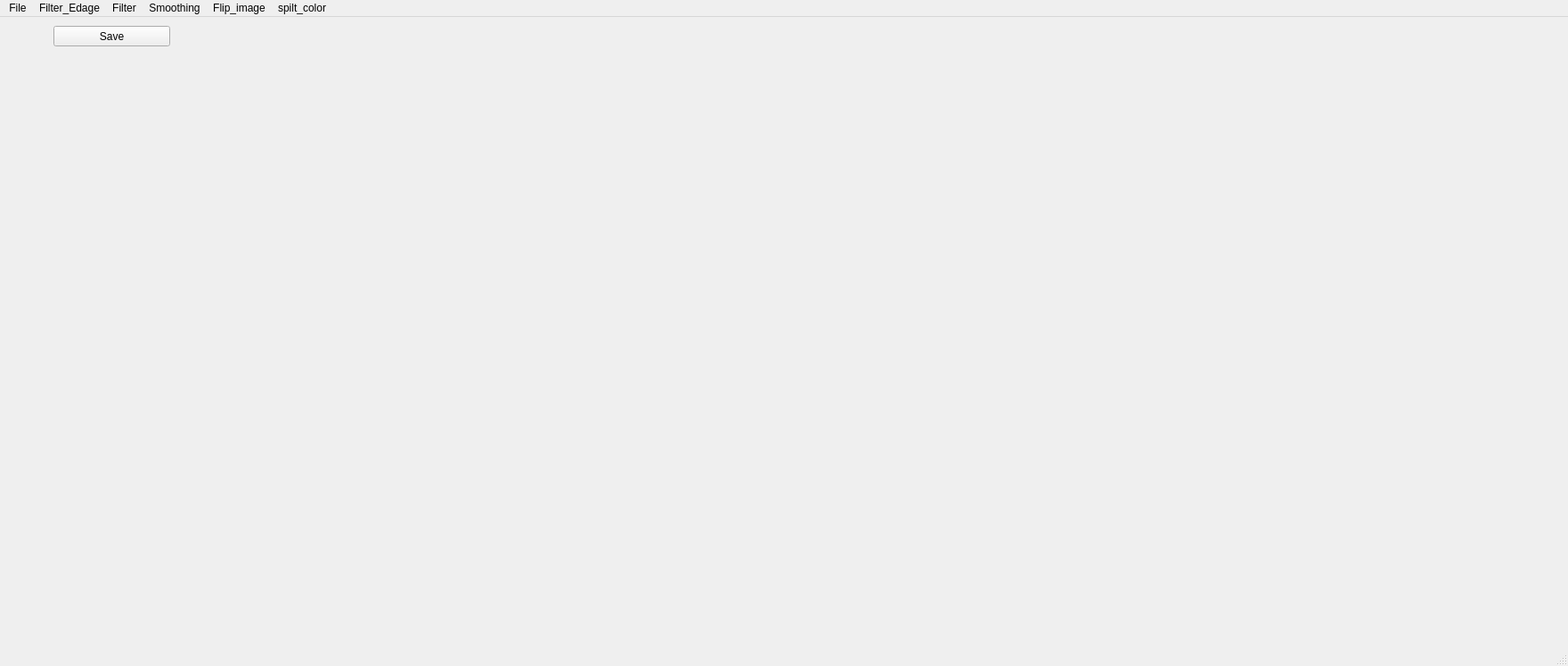
<?xml version="1.0" encoding="UTF-8"?>
<ui version="4.0">
 <class>MainWindow</class>
 <widget class="QMainWindow" name="MainWindow">
  <property name="geometry">
   <rect>
    <x>0</x>
    <y>0</y>
    <width>1760</width>
    <height>747</height>
   </rect>
  </property>
  <property name="windowTitle">
   <string>MainWindow</string>
  </property>
  <widget class="QWidget" name="centralwidget">
   <widget class="QLabel" name="label">
    <property name="geometry">
     <rect>
      <x>20</x>
      <y>50</y>
      <width>841</width>
      <height>631</height>
     </rect>
    </property>
    <property name="text">
     <string/>
    </property>
    <property name="scaledContents">
     <bool>true</bool>
    </property>
   </widget>
   <widget class="QLabel" name="label_2">
    <property name="geometry">
     <rect>
      <x>910</x>
      <y>50</y>
      <width>841</width>
      <height>631</height>
     </rect>
    </property>
    <property name="text">
     <string/>
    </property>
    <property name="scaledContents">
     <bool>true</bool>
    </property>
   </widget>
   <widget class="QPushButton" name="pushButton">
    <property name="geometry">
     <rect>
      <x>60</x>
      <y>10</y>
      <width>131</width>
      <height>23</height>
     </rect>
    </property>
    <property name="text">
     <string>Save</string>
    </property>
   </widget>
  </widget>
  <widget class="QMenuBar" name="menubar">
   <property name="geometry">
    <rect>
     <x>0</x>
     <y>0</y>
     <width>1760</width>
     <height>21</height>
    </rect>
   </property>
   <widget class="QMenu" name="menuFile">
    <property name="title">
     <string>File</string>
    </property>
    <addaction name="actionOpen"/>
    <addaction name="actionExit"/>
   </widget>
   <widget class="QMenu" name="menuFilter_smooth">
    <property name="title">
     <string>Filter_Edage</string>
    </property>
    <addaction name="actionsobel"/>
    <addaction name="actionroberts"/>
    <addaction name="actionscharr"/>
    <addaction name="actionprewitt"/>
    <addaction name="actionEdage_Enhance"/>
    <addaction name="actionEdage_Enhance_More"/>
    <addaction name="actionFind_Edage"/>
    <addaction name="actionCanny"/>
   </widget>
   <widget class="QMenu" name="menuBlur">
    <property name="title">
     <string>Filter</string>
    </property>
    <addaction name="actionMinFilter"/>
    <addaction name="actionContour"/>
    <addaction name="actionEmboss"/>
    <addaction name="actionsharpen"/>
    <addaction name="actionSepia"/>
    <addaction name="actionMaxFilter"/>
    <addaction name="actionMedianFilter"/>
   </widget>
   <widget class="QMenu" name="menuSmoothing">
    <property name="title">
     <string>Smoothing</string>
    </property>
    <addaction name="actionsmooth"/>
    <addaction name="actionsmooth_More"/>
    <addaction name="actionbilateralFlter"/>
    <addaction name="actionBlur_3"/>
    <addaction name="actionBox_BlUr"/>
    <addaction name="actionGaussianBlur_2"/>
   </widget>
   <widget class="QMenu" name="menuFlip_image">
    <property name="title">
     <string>Flip_image</string>
    </property>
    <addaction name="actionLeft_Right"/>
    <addaction name="actiontop_bootom"/>
    <addaction name="actionrotate_90"/>
   </widget>
   <widget class="QMenu" name="menuspilt_color">
    <property name="title">
     <string>spilt_color</string>
    </property>
    <addaction name="actionRed_image"/>
    <addaction name="actiongreen_image"/>
    <addaction name="actionBlue_image"/>
    <addaction name="actionGray_image"/>
   </widget>
   <addaction name="menuFile"/>
   <addaction name="menuFilter_smooth"/>
   <addaction name="menuBlur"/>
   <addaction name="menuSmoothing"/>
   <addaction name="menuFlip_image"/>
   <addaction name="menuspilt_color"/>
  </widget>
  <widget class="QStatusBar" name="statusbar"/>
  <action name="actionOpen">
   <property name="text">
    <string>Open</string>
   </property>
  </action>
  <action name="actionSave">
   <property name="text">
    <string>Save</string>
   </property>
  </action>
  <action name="actionExit">
   <property name="text">
    <string>Exit</string>
   </property>
  </action>
  <action name="actionsobel">
   <property name="text">
    <string>sobel</string>
   </property>
  </action>
  <action name="actionroberts">
   <property name="text">
    <string>roberts</string>
   </property>
  </action>
  <action name="actionscharr">
   <property name="text">
    <string>scharr</string>
   </property>
  </action>
  <action name="actionprewitt">
   <property name="text">
    <string>prewitt</string>
   </property>
  </action>
  <action name="actionBlur">
   <property name="text">
    <string>Blur</string>
   </property>
  </action>
  <action name="actionMinFilter">
   <property name="text">
    <string>MinFilter</string>
   </property>
  </action>
  <action name="actionContour">
   <property name="text">
    <string>Contour</string>
   </property>
  </action>
  <action name="actionDetail">
   <property name="text">
    <string>Detail</string>
   </property>
  </action>
  <action name="actionEmboss">
   <property name="text">
    <string>Emboss</string>
   </property>
  </action>
  <action name="actionsharpen">
   <property name="text">
    <string>sharpen</string>
   </property>
  </action>
  <action name="actionsmooth">
   <property name="text">
    <string>smooth</string>
   </property>
  </action>
  <action name="actionsmooth_More">
   <property name="text">
    <string>smooth_More</string>
   </property>
  </action>
  <action name="actionEdage_Enhance">
   <property name="text">
    <string>Edage_Enhance</string>
   </property>
  </action>
  <action name="actionEdage_Enhance_More">
   <property name="text">
    <string>Edage_Enhance_More</string>
   </property>
  </action>
  <action name="actionFind_Edage">
   <property name="text">
    <string>Find_Edage</string>
   </property>
  </action>
  <action name="actionLeft_Right">
   <property name="text">
    <string>Left_Right</string>
   </property>
  </action>
  <action name="actiontop_bootom">
   <property name="text">
    <string>top_bootom</string>
   </property>
  </action>
  <action name="actionrotate_90">
   <property name="text">
    <string>rotate_90</string>
   </property>
  </action>
  <action name="actionRed_image">
   <property name="text">
    <string>Red_image</string>
   </property>
  </action>
  <action name="actiongreen_image">
   <property name="text">
    <string>green_image</string>
   </property>
  </action>
  <action name="actionBlue_image">
   <property name="text">
    <string>Blue_image</string>
   </property>
  </action>
  <action name="actionSepia">
   <property name="text">
    <string>Sepia</string>
   </property>
  </action>
  <action name="actionBlur_2">
   <property name="text">
    <string>Blur</string>
   </property>
  </action>
  <action name="actionBox_Blur">
   <property name="text">
    <string>Box_Blur</string>
   </property>
  </action>
  <action name="actionGaussianBlur">
   <property name="text">
    <string>GaussianBlur</string>
   </property>
  </action>
  <action name="actionbilateralFlter">
   <property name="text">
    <string>bilateralFlter</string>
   </property>
  </action>
  <action name="actionCanny">
   <property name="text">
    <string>Canny</string>
   </property>
  </action>
  <action name="actionBlur_3">
   <property name="text">
    <string>Blur</string>
   </property>
  </action>
  <action name="actionBox_BlUr">
   <property name="text">
    <string>Box_BlUr</string>
   </property>
  </action>
  <action name="actionGaussianBlur_2">
   <property name="text">
    <string>GaussianBlur</string>
   </property>
  </action>
  <action name="actionMaxFilter">
   <property name="text">
    <string>MaxFilter</string>
   </property>
  </action>
  <action name="actionMedianFilter">
   <property name="text">
    <string>MedianFilter</string>
   </property>
  </action>
  <action name="actionGray_image">
   <property name="text">
    <string>Gray_image</string>
   </property>
  </action>
 </widget>
 <resources/>
 <connections/>
</ui>
